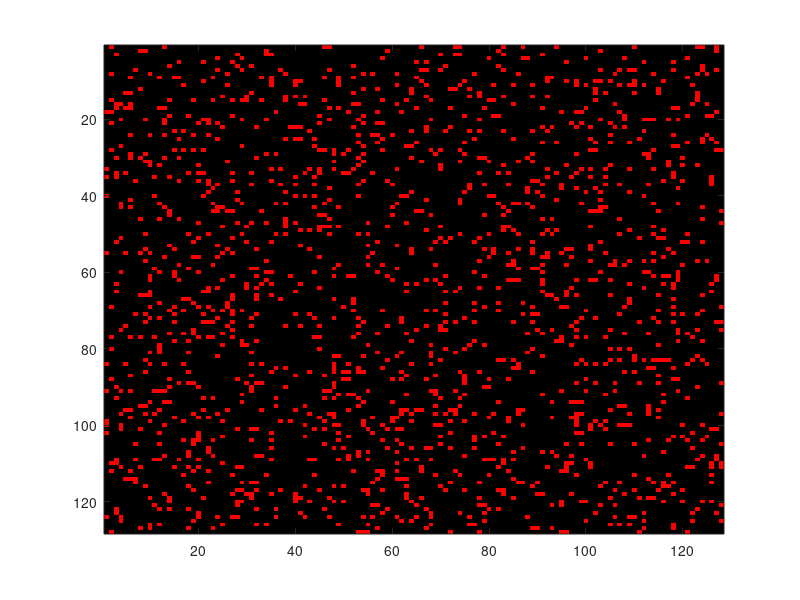

The MATLAB script that drew this image: (Note: this script raises an error after producing the figure.)
%CA driver
%excitable media
clf; clear all
n=128;
z=zeros(n,n);
cells=z;
cells = (rand(n,n))<.1 ;
%cells(n/2,n*.25:n*.75) = 1;
%cells(n*.25:n*.75,n/2) = 1;
sum=z;
imh = image(cat(3,cells,z,z));
set(imh, 'erasemode', 'none')
axis equal
axis tight
x = [2:n-1]; y = [2:n-1];
t = 6; % center value=6; 7 makes fast pattern; 5 analiating waves
t1 = 3; % center value=3
for i=1:1200

 sum(x,y) = ((cells(x,y-1)>0)&(cells(x,y-1)<t)) + ((cells(x,y+1)>0)&(cells(x,y+1)<t)) + ...
 ((cells(x-1, y)>0)&(cells(x-1, y)<t)) + ((cells(x+1,y)>0)&(cells(x+1,y)<t)) + ...
 ((cells(x-1,y-1)>0)&(cells(x-1,y-1)<t)) + ((cells(x-1,y+1)>0)&(cells(x-1,y+1)<t)) + ...
 ((cells(x+1,y-1)>0)&(cells(x+1,y-1)<t)) + ((cells(x+1,y+1)>0)&(cells(x+1,y+1)<t));

 cells = ((cells==0) & (sum>=t1)) + ...
 2*(cells==1) + ...
 3*(cells==2) + ...
 4*(cells==3) + ...
 5*(cells==4) + ...
 6*(cells==5) +...
 7*(cells==6) +...
 8*(cells==7) +...
 9*(cells==8) +...
 0*(cells==9);
 set(imh, 'cdata', cat(3,z,cells/10,z) )
drawnow
end 